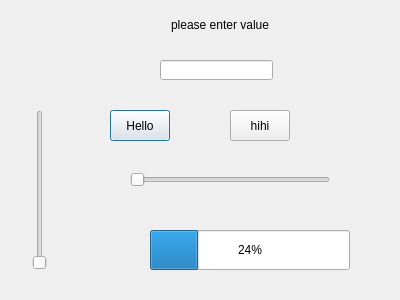
<?xml version="1.0" encoding="UTF-8"?>
<ui version="4.0">
 <class>Dialog</class>
 <widget class="QDialog" name="Dialog">
  <property name="geometry">
   <rect>
    <x>0</x>
    <y>0</y>
    <width>400</width>
    <height>300</height>
   </rect>
  </property>
  <property name="windowTitle">
   <string>hihi</string>
  </property>
  <widget class="QLabel" name="label">
   <property name="geometry">
    <rect>
     <x>110</x>
     <y>10</y>
     <width>220</width>
     <height>30</height>
    </rect>
   </property>
   <property name="styleSheet">
    <string notr="true">font: 12pt &quot;微軟正黑體&quot;;</string>
   </property>
   <property name="text">
    <string>please enter value</string>
   </property>
   <property name="alignment">
    <set>Qt::AlignCenter</set>
   </property>
  </widget>
  <widget class="QPushButton" name="helloButton">
   <property name="geometry">
    <rect>
     <x>110</x>
     <y>110</y>
     <width>60</width>
     <height>31</height>
    </rect>
   </property>
   <property name="text">
    <string>Hello</string>
   </property>
  </widget>
  <widget class="QPushButton" name="Test">
   <property name="geometry">
    <rect>
     <x>230</x>
     <y>110</y>
     <width>60</width>
     <height>31</height>
    </rect>
   </property>
   <property name="text">
    <string>hihi</string>
   </property>
  </widget>
  <widget class="QLineEdit" name="lineEdit">
   <property name="geometry">
    <rect>
     <x>160</x>
     <y>60</y>
     <width>113</width>
     <height>20</height>
    </rect>
   </property>
  </widget>
  <widget class="QLabel" name="pic">
   <property name="geometry">
    <rect>
     <x>20</x>
     <y>10</y>
     <width>81</width>
     <height>71</height>
    </rect>
   </property>
   <property name="text">
    <string/>
   </property>
   <property name="pixmap">
    <pixmap>s.jpg</pixmap>
   </property>
   <property name="scaledContents">
    <bool>true</bool>
   </property>
  </widget>
  <widget class="QSlider" name="horizontalSlider">
   <property name="geometry">
    <rect>
     <x>130</x>
     <y>170</y>
     <width>200</width>
     <height>20</height>
    </rect>
   </property>
   <property name="orientation">
    <enum>Qt::Horizontal</enum>
   </property>
  </widget>
  <widget class="QSlider" name="verticalSlider">
   <property name="geometry">
    <rect>
     <x>30</x>
     <y>110</y>
     <width>20</width>
     <height>160</height>
    </rect>
   </property>
   <property name="orientation">
    <enum>Qt::Vertical</enum>
   </property>
  </widget>
  <widget class="QProgressBar" name="progressBar">
   <property name="geometry">
    <rect>
     <x>150</x>
     <y>230</y>
     <width>200</width>
     <height>40</height>
    </rect>
   </property>
   <property name="value">
    <number>24</number>
   </property>
  </widget>
 </widget>
 <resources/>
 <connections/>
</ui>
